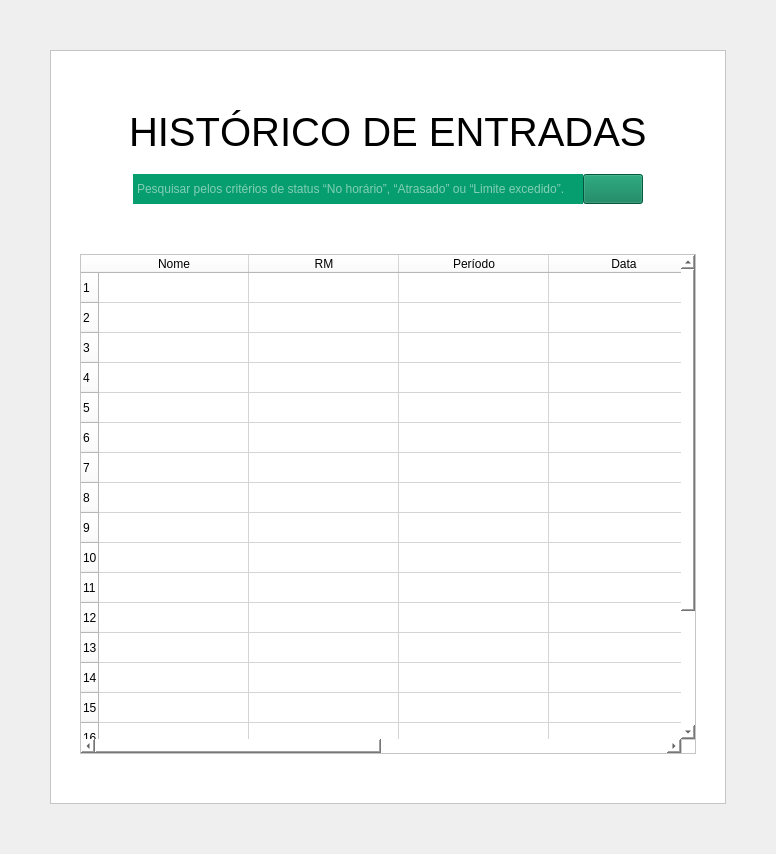
         <widget class="QWidget" name="pg_Entradas">
          <layout class="QGridLayout" name="gridLayout_3">
           <property name="leftMargin">
            <number>50</number>
           </property>
           <property name="topMargin">
            <number>50</number>
           </property>
           <property name="rightMargin">
            <number>50</number>
           </property>
           <property name="bottomMargin">
            <number>50</number>
           </property>
           <property name="spacing">
            <number>0</number>
           </property>
           <item row="0" column="0">
            <widget class="QFrame" name="frame_2">
             <property name="styleSheet">
              <string notr="true">background-color: rgb(255, 255, 255);</string>
             </property>
             <property name="frameShape">
              <enum>QFrame::StyledPanel</enum>
             </property>
             <property name="frameShadow">
              <enum>QFrame::Raised</enum>
             </property>
             <layout class="QGridLayout" name="gridLayout_2">
              <item row="0" column="0">
               <layout class="QVBoxLayout" name="verticalLayout_5">
                <property name="spacing">
                 <number>0</number>
                </property>
                <property name="leftMargin">
                 <number>20</number>
                </property>
                <property name="rightMargin">
                 <number>20</number>
                </property>
                <item>
                 <spacer name="verticalSpacer_6">
                  <property name="orientation">
                   <enum>Qt::Vertical</enum>
                  </property>
                  <property name="sizeHint" stdset="0">
                   <size>
                    <width>20</width>
                    <height>40</height>
                   </size>
                  </property>
                 </spacer>
                </item>
                <item>
                 <widget class="QWidget" name="widget_2" native="true">
                  <layout class="QHBoxLayout" name="horizontalLayout_4">
                   <item>
                    <spacer name="horizontalSpacer_4">
                     <property name="orientation">
                      <enum>Qt::Horizontal</enum>
                     </property>
                     <property name="sizeHint" stdset="0">
                      <size>
                       <width>40</width>
                       <height>20</height>
                      </size>
                     </property>
                    </spacer>
                   </item>
                   <item>
                    <widget class="QLabel" name="label_3">
                     <property name="font">
                      <font>
                       <family>Arial</family>
                       <pointsize>30</pointsize>
                      </font>
                     </property>
                     <property name="text">
                      <string>HISTÓRICO DE ENTRADAS</string>
                     </property>
                    </widget>
                   </item>
                   <item>
                    <spacer name="horizontalSpacer_6">
                     <property name="orientation">
                      <enum>Qt::Horizontal</enum>
                     </property>
                     <property name="sizeHint" stdset="0">
                      <size>
                       <width>40</width>
                       <height>20</height>
                      </size>
                     </property>
                    </spacer>
                   </item>
                  </layout>
                 </widget>
                </item>
                <item>
                 <layout class="QHBoxLayout" name="horizontalLayout_2">
                  <property name="spacing">
                   <number>0</number>
                  </property>
                  <property name="topMargin">
                   <number>10</number>
                  </property>
                  <property name="bottomMargin">
                   <number>10</number>
                  </property>
                  <item>
                   <spacer name="horizontalSpacer_7">
                    <property name="orientation">
                     <enum>Qt::Horizontal</enum>
                    </property>
                    <property name="sizeHint" stdset="0">
                     <size>
                      <width>40</width>
                      <height>20</height>
                     </size>
                    </property>
                   </spacer>
                  </item>
                  <item>
                   <widget class="QLineEdit" name="etyPesquisar_PgEntradas">
                    <property name="minimumSize">
                     <size>
                      <width>450</width>
                      <height>0</height>
                     </size>
                    </property>
                    <property name="maximumSize">
                     <size>
                      <width>16777215</width>
                      <height>30</height>
                     </size>
                    </property>
                    <property name="styleSheet">
                     <string notr="true">QLineEdit{
	background-color:#069E6E;
	border: 2px solid #069E6E;
	color: #ffffff;
}

</string>
                    </property>
                    <property name="placeholderText">
                     <string>Pesquisar pelos critérios de status “No horário”, “Atrasado” ou “Limite excedido”.</string>
                    </property>
                   </widget>
                  </item>
                  <item>
                   <widget class="QPushButton" name="btnPesquisar_PgEntradas">
                    <property name="minimumSize">
                     <size>
                      <width>60</width>
                      <height>30</height>
                     </size>
                    </property>
                    <property name="maximumSize">
                     <size>
                      <width>606</width>
                      <height>30</height>
                     </size>
                    </property>
                    <property name="styleSheet">
                     <string notr="true">QPushButton{
	background-color:#047b55;
	color:#ffffff;
}

QPushButton:hover{
	background-color: rgb(44, 97, 70);
}

QPushButton:pressed{
	background-color: rgb(2, 45, 29);
}
</string>
                    </property>
                    <property name="text">
                     <string/>
                    </property>
                    <property name="icon">
                     <iconset resource="imagens/imagens_usadas.qrc">
                      <normaloff>:/imagens/imgPesquisar.png</normaloff>:/imagens/imgPesquisar.png</iconset>
                    </property>
                    <property name="iconSize">
                     <size>
                      <width>25</width>
                      <height>25</height>
                     </size>
                    </property>
                   </widget>
                  </item>
                  <item>
                   <spacer name="horizontalSpacer_8">
                    <property name="orientation">
                     <enum>Qt::Horizontal</enum>
                    </property>
                    <property name="sizeHint" stdset="0">
                     <size>
                      <width>40</width>
                      <height>20</height>
                     </size>
                    </property>
                   </spacer>
                  </item>
                 </layout>
                </item>
                <item>
                 <spacer name="verticalSpacer_5">
                  <property name="orientation">
                   <enum>Qt::Vertical</enum>
                  </property>
                  <property name="sizeHint" stdset="0">
                   <size>
                    <width>20</width>
                    <height>40</height>
                   </size>
                  </property>
                 </spacer>
                </item>
                <item>
                 <widget class="QTableWidget" name="tableWidget">
                  <property name="minimumSize">
                   <size>
                    <width>0</width>
                    <height>500</height>
                   </size>
                  </property>
                  <property name="maximumSize">
                   <size>
                    <width>16777215</width>
                    <height>650</height>
                   </size>
                  </property>
                  <property name="rowCount">
                   <number>20</number>
                  </property>
                  <attribute name="horizontalHeaderDefaultSectionSize">
                   <number>150</number>
                  </attribute>
                  <row/>
                  <row/>
                  <row/>
                  <row/>
                  <row/>
                  <row/>
                  <row/>
                  <row/>
                  <row/>
                  <row/>
                  <row/>
                  <row/>
                  <row/>
                  <row/>
                  <row/>
                  <row/>
                  <row/>
                  <row/>
                  <row/>
                  <row/>
                  <column>
                   <property name="text">
                    <string>Nome</string>
                   </property>
                  </column>
                  <column>
                   <property name="text">
                    <string>RM</string>
                   </property>
                  </column>
                  <column>
                   <property name="text">
                    <string>Período</string>
                   </property>
                  </column>
                  <column>
                   <property name="text">
                    <string>Data</string>
                   </property>
                  </column>
                  <column>
                   <property name="text">
                    <string>Horário</string>
                   </property>
                  </column>
                  <column>
                   <property name="text">
                    <string>Status</string>
                   </property>
                  </column>
                 </widget>
                </item>
                <item>
                 <spacer name="verticalSpacer_7">
                  <property name="orientation">
                   <enum>Qt::Vertical</enum>
                  </property>
                  <property name="sizeHint" stdset="0">
                   <size>
                    <width>20</width>
                    <height>40</height>
                   </size>
                  </property>
                 </spacer>
                </item>
               </layout>
              </item>
             </layout>
            </widget>
           </item>
          </layout>
         </widget>
